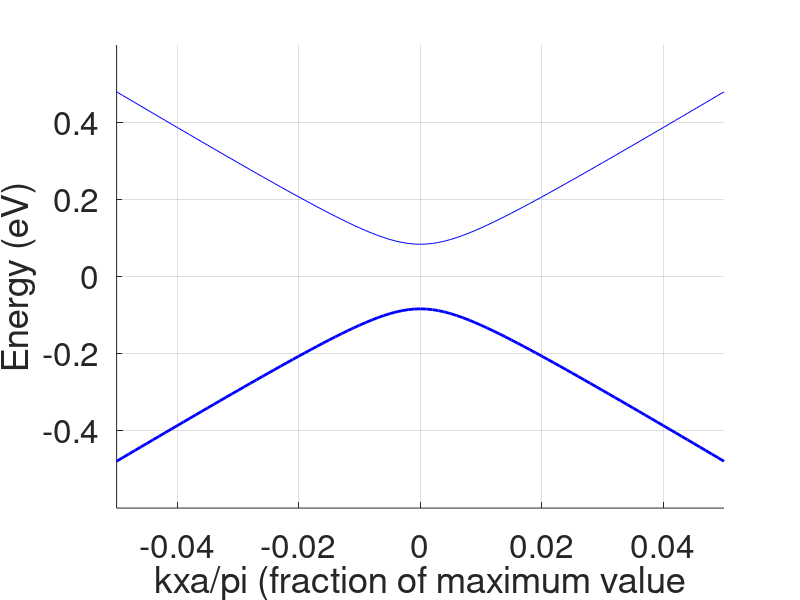

Reproduce this figure in MATLAB.
clear all
close all

t = 3;
m = 65; %66 for (a), 65 for (b)
D = 2*m*0.14*sqrt(3)/(2*pi);
Eg = 2*t*0.14/D;
nu = round(2*m/3) + 0; % +1 is used for higher mode
kyb = 2*pi*nu/(2*m);
kxa = 0.05*linspace(-pi,pi,101);
E1 = (3*t/2)*sqrt(((kxa*2/3).^2)+(((abs(kyb)-(2*pi/3))*2/sqrt(3)).^2));
%a0=b*2/sqrt(3)=a*2/3;
E2 = t*sqrt(1+(4*cos(kyb).*cos(kxa))+(4*cos(kyb).^2));
k = kxa./pi;

[D Eg nu min(E1)]

hold on
h = plot(k, E1, 'b');
h = plot(k, -E1, 'b');
axis([-0.05 0.05 -0.6 0.6])
set(h, 'linewidth', [1.0])
set(h, 'linewidth', [2.0])
set(gca, 'Fontsize', [24])
xlabel('kxa/pi (fraction of maximum value')
ylabel('Energy (eV)')
grid on
